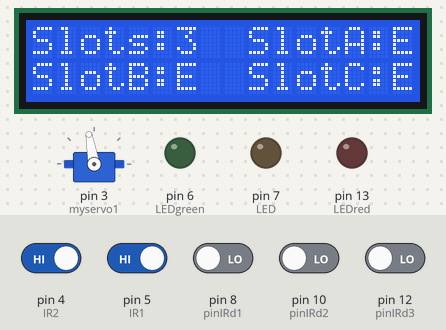
The sketch below on a simulated Arduino Mega 2560, built with avr-gcc and run on an emulated ATmega2560. Parts: 16×2 character LCD, servo, output pins drawn as LEDs (lit = HIGH). The inputs (shaded band) are chosen by the test bench; at power-on: pin 4 (IR2), pin 5 (IR1) HIGH, pin 8 (pinIRd1), pin 10 (pinIRd2), pin 12 (pinIRd3) LOW. What the sketch prints to the serial monitor is not drawn.

Above: at 5.2 s.
At 8.3 s:
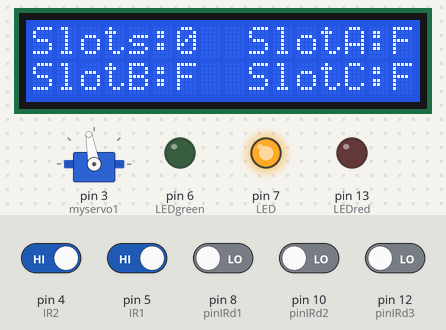
8.4 s: pin 4 (IR2) driven LOW
At 9.9 s:
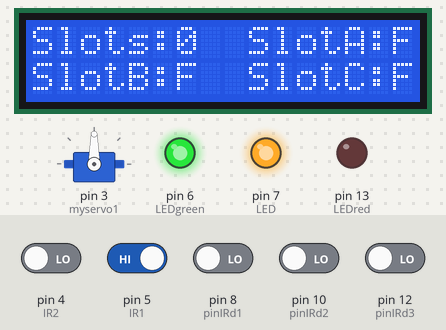
12.6 s: pin 4 (IR2) driven HIGH
At 13.4 s:
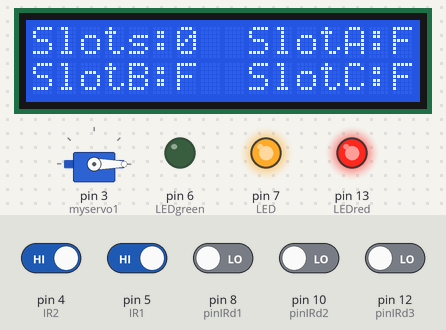
Timing chart, 0 to 15.6 s (numbered marks = the images above; inputs shaded):
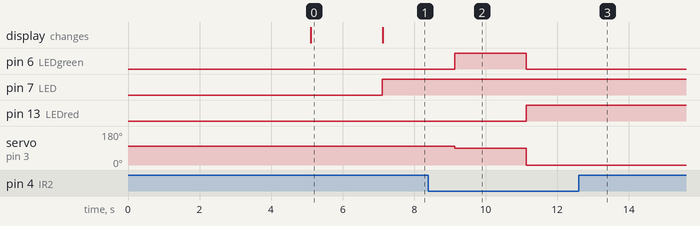

Measured:
- after the input at 8.4 s, pin 6 (LEDgreen): LOW → HIGH after 0.73 s, → LOW 2.0 s later; pin 13 (LEDred): LOW → HIGH after 2.7 s; servo on pin 3 (myservo1): 100° → 90° after 0.73 s, → 0° 2.0 s later
- after the input at 12.6 s, pin 6 (LEDgreen): stops changing and stays LOW; pin 13 (LEDred): stops changing and stays HIGH; servo on pin 3 (myservo1): stops changing and stays 0°
- what the display in image 0 shows lasts 2.0 s, from 5.1 s to 7.1 s

The sketch:

Arduino.ino
```cpp
#include <Wire.h>
#include <Servo.h>
#include <LiquidCrystal_I2C.h>

// Set the LCD address to 0x27 for a 16 chars and 2 line display
LiquidCrystal_I2C lcd(0x27, 16, 2);

const int pinIRd1 = 8; //Slot IR
const int pinIRd2 = 10; //Slot IR
const int pinIRd3 = 12; //Slot IR

int LEDred = 13;
int LEDgreen = 6;
int LED = 7;

int IRvalue1;
int IRvalue2;
int IRvalue3;

int booked1;
int booked2;
int booked3;
int dataSensor;

int slots;
String str;
String str1;

Servo myservo1;
int IR1 = 5; // Gate IR Sensor 1
int IR2 = 4; // Gate IR Sensor 2
int isOpen = 0;

void breakString(String sentence);
void calcValues();
void openGate(int sensor1, int sensor2, int databaseSensor);

void setup()
{
  Serial.begin(115200);
  Serial1.begin(9600);
  Serial2.begin(19200);

  Serial.print(char(169));

  // initialize the LCD
  lcd.begin();

  pinMode(LED, OUTPUT);
  pinMode(LEDred, OUTPUT);
  pinMode(LEDgreen, OUTPUT);

  // Turn on the blacklight and print a message.
  lcd.backlight();
  lcd.setCursor(0,0);
  lcd.print("WELCOME");
  lcd.setCursor(8,1);
  lcd.print("Noobz 69");

  delay(5000);

  lcd.clear();
  lcd.setCursor(0,0);
  lcd.print("Slots:3");
  lcd.setCursor(9,0);
  lcd.print("SlotA:E");
  lcd.setCursor(0,1);
  lcd.print("SlotB:E");
  lcd.setCursor(9,1);
  lcd.print("SlotC:E");

  pinMode(pinIRd1,INPUT);
  pinMode(pinIRd2,INPUT);
  pinMode(pinIRd3,INPUT);

  slots = IRvalue1 + IRvalue2 + IRvalue3;

  pinMode(IR1, INPUT);
  pinMode(IR2, INPUT);

  myservo1.attach(3);
  myservo1.write(100);

  while (!Serial1) {
    ; // wait for serial port to connect. Needed for native USB port only
  }


  delay (2000);

}
void loop(){


  if (Serial1.available()) {
    str1 = Serial1.readString();
  }

  breakString(str1);
  calcValues();

  str =String(digitalRead(pinIRd1))+String(",")+String(digitalRead(pinIRd2))+String(",")+String(digitalRead(pinIRd3))+String(",");
  Serial1.println(str);

  if (slots == 0)
  {
    digitalWrite(LED, HIGH);
  }
  else
  {
    digitalWrite(LED, LOW);
  }

  lcd.setCursor(6,0);
  lcd.print(slots);

  if(IRvalue1 == 0)
  {
    lcd.setCursor(15,0);
    lcd.print("F");
  }
  else
  {
    lcd.setCursor(15,0);
    lcd.print("E");
  }
  if(IRvalue2 == 0)
  {
    lcd.setCursor(6,1);
    lcd.print("F");
  }
  else
  {
    lcd.setCursor(6,1);
    lcd.print("E");
  }
  if(IRvalue3 == 0)
  {
    lcd.setCursor(15,1);
    lcd.print("F");
  }
  else
  {
    lcd.setCursor(15,1);
    lcd.print("E");
  }

  delay(1000);

  slots = IRvalue1 + IRvalue2 + IRvalue3;

  openGate(digitalRead(IR1), digitalRead(IR2), dataSensor);
}

void openGate(int sensor1, int sensor2, int databaseSensor)
{
  if (isOpen == 1)
  {
    if(sensor1 == 0 || sensor2 == 0)
    {
      myservo1.write(0);
      digitalWrite(LEDgreen, LOW);
      digitalWrite(LEDred, HIGH);
      isOpen = 0;
      delay(1000);
    }

  }
  else if (isOpen == 0)
  {
    if(sensor1 == 0 && slots!= 0)
    {
      myservo1.write(90);
      digitalWrite(LEDgreen, HIGH);
      digitalWrite(LEDred, LOW);
      isOpen = 1;
      delay(1000);
    }
    else if(sensor2 == 0)
    {
      myservo1.write(90);
      digitalWrite(LEDgreen, HIGH);
      digitalWrite(LEDred, LOW);
      isOpen = 1;
      delay(1000);
    }
    else if (sensor1 == 0 && databaseSensor == 1)
    {
      myservo1.write(90);
      digitalWrite(LEDgreen, HIGH);
      digitalWrite(LEDred, LOW);
      isOpen = 1;
      delay(1000);
    }
  }
}

void breakString(String sentence)
{
  int commaIndex = sentence.indexOf(',');
  int secondCommaIndex = sentence.indexOf(',', commaIndex + 1);
  int thirdCommaIndex = sentence.indexOf(',', secondCommaIndex + 1);
  int forthCommaIndex = sentence.indexOf(',', thirdCommaIndex + 1);

  String firstValue = sentence.substring(0, commaIndex);
  String secondValue = sentence.substring(commaIndex + 1, secondCommaIndex);
  String thirdValue = sentence.substring(secondCommaIndex + 1, thirdCommaIndex);
  String forthValue = sentence.substring(thirdCommaIndex + 1, forthCommaIndex);

  booked1 = firstValue.toInt();
  booked2 = secondValue.toInt();
  booked3 = thirdValue.toInt();
  dataSensor = forthValue.toInt();
}

void calcValues()
{
  if (digitalRead(pinIRd1) == 1 && booked1 == 1)
  {
    IRvalue1 = 1;
  }
  else
  {
    IRvalue1 = 0;
  }
  if (digitalRead(pinIRd2) == 1 && booked2 == 1)
  {
    IRvalue2 = 1;
  }
  else
  {
    IRvalue2 = 0;
  }
  if (digitalRead(pinIRd3) == 1 && booked3 == 1)
  {
    IRvalue3 = 1;
  }
  else
  {
    IRvalue3 = 0;
  }
}
```
